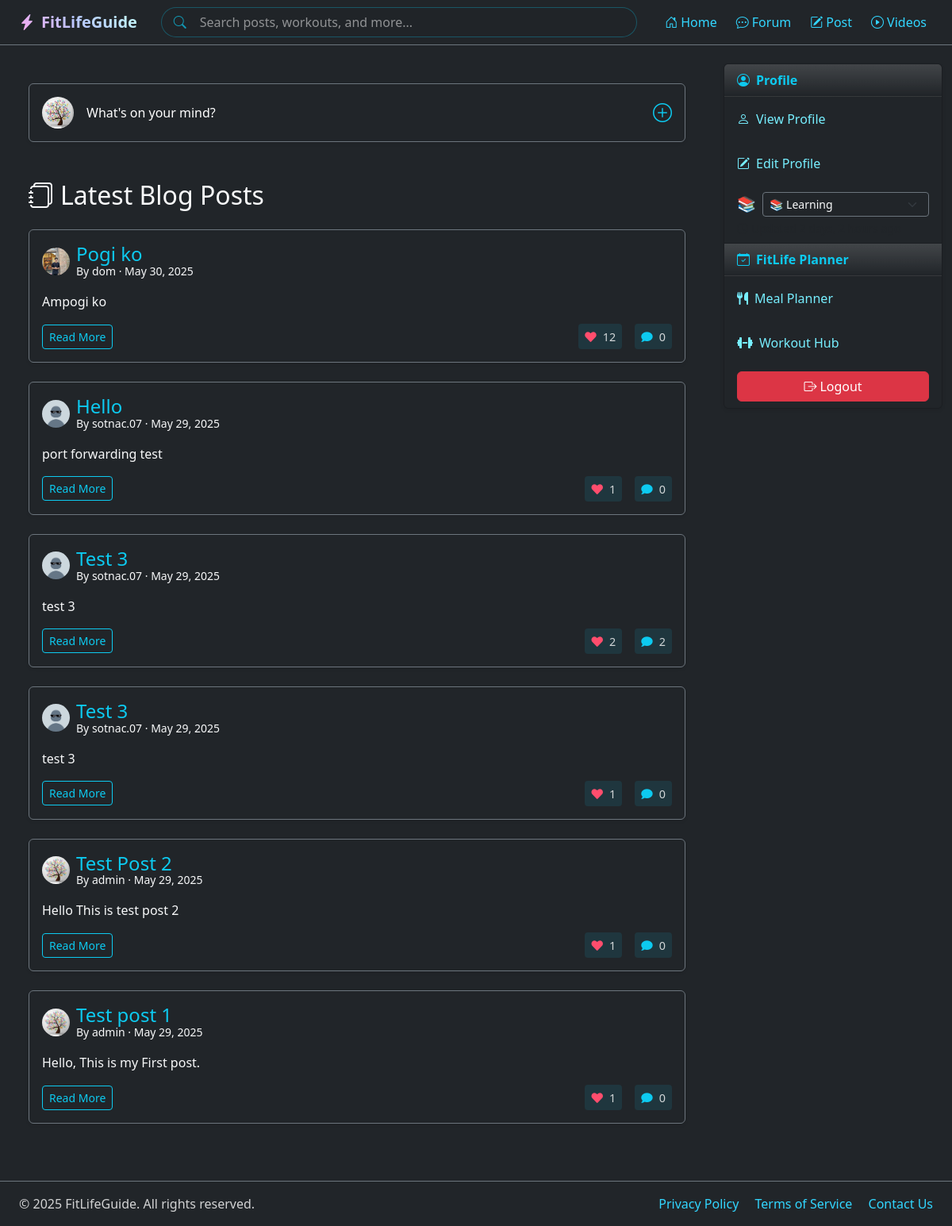
The page /posts/ (signed in) on the database its author committed.
### users/models.py (models this page shows, shortened)
class Profile(models.Model):
    STATUS_CHOICES = [
        ('💪', 'Working Out'),
        ('🏃', 'Running'),
        ('🧘', 'Meditating'),
        ('🥗', 'Eating Healthy'),
        ('😴', 'Resting'),
        ('🎯', 'Focused'),
        ('🌟', 'Feeling Great'),
        ('🔋', 'Low Energy'),
        ('🎮', 'Taking a Break'),
        ('📚', 'Learning'),
    ]
    user = models.OneToOneField(User, on_delete=models.CASCADE)
    location = models.CharField(max_length=100, blank=True)
    bio = models.TextField(max_length=500, blank=True)
    birth_date = models.DateField(null=True, blank=True)
    avatar = models.ImageField(upload_to='profile_pics', default='profile_pics/default-avatar.png')
    cover_image = models.ImageField(upload_to='cover_pics', default='cover_pics/default-cover.jpg')
    status = models.CharField(max_length=2, choices=STATUS_CHOICES, default='🌟')
    status_updated_at = models.DateTimeField(auto_now=True)

### community/models.py (models this page shows, shortened)
class BlogPost(models.Model):
    title = models.CharField(max_length=200)
    slug = models.SlugField(unique=True, blank=True)
    author = models.ForeignKey(User, on_delete=models.CASCADE, related_name='blog_posts')
    content = models.TextField()
    created_at = models.DateTimeField(auto_now_add=True)
    updated_at = models.DateTimeField(auto_now=True)
    published = models.BooleanField(default=False)
    likes = models.ManyToManyField(User, related_name='blog_post_likes', blank=True)
    class Meta:
        ordering = ['-created_at']
    def total_likes(self):
        return self.likes.count()

### community/views.py (the view)
# urls.py: path('posts/', views.posts_view, name='posts'),
def posts_view(request):
    posts = BlogPost.objects.filter(published=True).select_related('author', 'author__profile').prefetch_related('likes', 'comments')
    return render(request, 'community/posts.html', {'posts': posts})

### community/templates/community/posts.html (shortened to what this page needs)
{% extends 'mainpage/base.html' %}
{% load static %}
{% block content %}
<div class="container my-5 text-light" style="max-width: 900px; margin-left: auto; margin-right: auto; padding-left: 1.5rem; padding-right: 1.5rem;">
  {% if user.is_authenticated %}
  <div id="createPostCard" class="card bg-dark border-secondary text-white shadow-sm mb-5 p-3" style="cursor: pointer;">
    <div class="d-flex align-items-center">
      <img src="{{ user.profile.avatar.url }}" class="rounded-circle me-3" alt="{{ user.username }}'s avatar"
           style="width: 40px; height: 40px; object-fit: cover;">
      <span class="text-white flex-grow-1">What's on your mind?</span>
      <i class="bi bi-plus-circle h4 text-info mb-0"></i>
    </div>
  </div>
  {% endif %}
  <h2 class="mb-4"><i class="bi bi-journals me-2"></i>Latest Blog Posts</h2>
  {% for post in posts %}
  <div class="card bg-dark border-secondary text-light mb-4 shadow-sm post-card">
    <div class="card-body">
      <div class="d-flex align-items-center mb-3">
        <img src="{{ post.author.profile.avatar.url }}" class="rounded-circle me-2"
             alt="{{ post.author.username }}'s avatar" style="width: 35px; height: 35px; object-fit: cover;">
        <div>
          <h4 class="card-title mb-0">
            <a href="{% url 'post_detail' slug=post.slug %}" class="text-decoration-none text-info">
              {{ post.title }}
            </a>
          </h4>
          <p class="card-subtitle small mb-0 text-light">
            By {{ post.author.username }} · {{ post.created_at|date:"M d, Y" }}
          </p>
        </div>
      </div>
      <p class="card-text">
        {{ post.content|truncatewords:40 }}
      </p>
      <div class="d-flex align-items-center mt-3">
        <a href="{% url 'post_detail' slug=post.slug %}" class="btn btn-outline-info btn-sm me-auto">Read More</a>
        <div class="d-flex align-items-center ms-3">
          {% if user.is_authenticated %}
          <form action="{% url 'like_post' post.slug %}" method="post" class="me-3">
            <button type="submit" class="post-stat like-btn {% if user in post.likes.all %}liked{% endif %}">
              <i class="fas fa-heart"></i>
              <span class="ms-1 like-count">{{ post.total_likes }}</span>
            </button>
          </form>
          {% else %}
          <a href="{% url 'login' %}" class="post-stat me-3 no-hover">
            <i class="fas fa-heart"></i>
            <span class="ms-1">{{ post.total_likes }}</span>
          </a>
          {% endif %}
          <a href="{% url 'post_detail' slug=post.slug %}#comments" class="post-stat">
            <i class="fas fa-comment"></i>
            <span class="ms-1">{{ post.comments.count }}</span>
          </a>
        </div>
      </div>
    </div>
  </div>
  {% empty %}
  <p class="text-light">No posts have been published yet.</p>
  {% endfor %}
</div>
<link rel="stylesheet" href="https://cdnjs.cloudflare.com/ajax/libs/font-awesome/5.15.4/css/all.min.css">
{% endblock %}

### mainpage/templates/mainpage/base.html (shortened to what this page needs)
{% load static %}
<!DOCTYPE html>
<html lang="en">
<head>
    <link href="https://cdn.jsdelivr.net/npm/bootstrap@5.3.3/dist/css/bootstrap.min.css" rel="stylesheet">
    <link href="https://cdn.jsdelivr.net/npm/bootstrap-icons@1.10.5/font/bootstrap-icons.css" rel="stylesheet">
    <link rel="stylesheet" href="{% static 'mainpage/styles.css' %}">
</head>
<body class="bg-dark text-light d-flex flex-column min-vh-100">
    <nav class="navbar navbar-expand-lg navbar-dark bg-dark sticky-top border-bottom border-secondary">
        <div class="container-fluid px-4">
            <a class="navbar-brand grad fw-bold" href="{% url 'home' %}">
                <i class="bi bi-lightning-charge-fill me-2"></i>FitLifeGuide
            </a>
            <div class="collapse navbar-collapse" id="navbarNav">
                {% if user.is_authenticated %}
                <form class="d-flex mx-auto search-form my-2 my-lg-0" role="search" method="get" action="{% url 'home' %}">
                    <div class="input-group search-group">
                        <div class="position-relative w-100">
                            <i class="bi bi-search position-absolute search-icon"></i>
                            <input type="search"
                                   class="form-control search-input rounded-pill border-cyan ps-5"
                                   placeholder="Search posts, workouts, and more..."
                                   name="q"
                                   aria-label="Search"
                                   autocomplete="off">
                        </div>
                    </div>
                </form>
                {% endif %}
                <ul class="navbar-nav ms-auto align-items-center gap-2">
                    <li class="nav-item {% if not user.is_authenticated %}text-center{% endif %}">
                        <a class="nav-link text-cyan d-inline-block" href="{% url 'home' %}">
                            <i class="bi bi-house-door me-1"></i>Home
                        </a>
                    </li>
                    {% if user.is_authenticated %}
                    <li class="nav-item d-lg-inline-block text-center">
                        <a class="nav-link text-cyan d-inline-block" href="{% url 'forum_list' %}">
                            <i class="bi bi-chat-dots me-1"></i>Forum
                        </a>
                    </li>
                    <li class="nav-item d-lg-inline-block text-center">
                        <a class="nav-link text-cyan d-inline-block" href="{% url 'posts' %}">
                            <i class="bi bi-pencil-square me-1"></i>Post
                        </a>
                    </li>
                    <li class="nav-item d-lg-inline-block text-center">
                        <a class="nav-link text-cyan d-inline-block" href="{% url 'videos' %}">
                            <i class="bi bi-play-circle me-1"></i>Videos
                        </a>
                    </li>
                    {% endif %}
                </ul>
            </div>
        </div>
    </nav>
    <div class="container-fluid flex-grow-1  pb-4">
        <div class="row">
            <div class="{% if user.is_authenticated %}col-lg-9 col-md-8{% else %}col-12{% endif %}">
                {% block content %}{% endblock %}
            </div>
            {% if user.is_authenticated %}
            <aside class="col-lg-3 col-md-4 d-none d-lg-block">
                {% block sidebar %}
                <div class="card bg-dark text-light shadow-sm sticky-top" style="top: 80px;">
                    <div class="card-header bg-gradient text-info fw-bold">
                        <i class="bi bi-person-circle me-2"></i>Profile
                    </div>
                    <ul class="list-group list-group-flush">
                        <li class="list-group-item bg-dark border-secondary">
                            <a href="{% url 'profile' %}" class="text-decoration-none text-aqua d-block py-2">
                                <i class="bi bi-person me-2"></i>View Profile
                            </a>
                        </li>
                        <li class="list-group-item bg-dark border-secondary">
                            <a href="{% url 'edit_profile' %}" class="text-decoration-none text-aqua d-block py-2">
                                <i class="bi bi-pencil-square me-2"></i>Edit Profile
                            </a>
                        </li>
                        <li class="list-group-item bg-dark border-secondary">
                            <div class="d-flex align-items-center">
                                <span class="current-status me-2" style="font-size: 1.2em;">{{ user.profile.status }}</span>
                                <select id="statusUpdate" class="form-select form-select-sm bg-dark text-light border-secondary" style="font-family: system-ui;">
                                    {% for emoji, text in user.profile.STATUS_CHOICES %}
                                    <option value="{{ emoji }}" {% if user.profile.status == emoji %}selected{% endif %}>
                                        {{ emoji }} {{ text }}
                                    </option>
                                    {% endfor %}
                                </select>
                            </div>
                            <small class="text-muted d-block mt-1">
                                <i class="bi bi-clock me-1"></i>Updated {{ user.profile.status_updated_at|timesince }} ago
                            </small>
                        </li>
                    </ul>
                    <div class="card-header bg-gradient text-info fw-bold">
                        <i class="bi bi-calendar-check me-2"></i>FitLife Planner
                    </div>
                    <ul class="list-group list-group-flush">
                        <li class="list-group-item bg-dark border-secondary">
                            <a href="{% url 'tools:meal_planner' %}" class="text-decoration-none text-aqua d-block py-2">
                                <i class="fa-solid fa-utensils me-2"></i>Meal Planner
                            </a>
                        </li>
                        <li class="list-group-item bg-dark border-secondary">
                            <a href="{% url 'tools:workout_hub' %}" class="text-decoration-none text-aqua d-block py-2">
                                <i class="fa-solid fa-dumbbell me-2"></i>Workout Hub
                            </a>
                        </li>
                        <li class="list-group-item bg-dark border-secondary">
                            <form action="{% url 'logout' %}" method="post" class="m-0 p-0">
                                <button type="submit" class="btn btn-danger w-100">
                                    <i class="bi bi-box-arrow-right me-1"></i>Logout
                                </button>
                            </form>
                        </li>
                    </ul>
                </div>
                {% endblock %}
            </aside>
            {% endif %}
        </div>
    </div>
    <footer class="mt-auto py-3 bg-dark border-top border-secondary">
        <div class="container-fluid px-4">
            <div class="row align-items-center">
                <div class="col-md-6 text-center text-md-start">
                    <span class="text-light-emphasis">&copy; {% now "Y" %} FitLifeGuide. All rights reserved.</span>
                </div>
                <div class="col-md-6 text-center text-md-end mt-3 mt-md-0">
                    <a href="#" class="text-cyan text-decoration-none me-3 hover-bright">Privacy Policy</a>
                    <a href="#" class="text-cyan text-decoration-none me-3 hover-bright">Terms of Service</a>
                    <a href="#" class="text-cyan text-decoration-none hover-bright">Contact Us</a>
                </div>
            </div>
        </div>
    </footer>
</body>
</html>

### mainpage/static/mainpage/styles.css (style rules this page uses)
.grad { background: -webkit-linear-gradient(45deg,#fda3ea,#b8c9ff,#c6fffa); background-clip: text; -webkit-text-fill-color: transparent; }
.border-cyan { border: 1px solid cyan; }
.list-group-item { border: none; }
.text-cyan { color:#32d6ff; }
.text-aqua { color:#77efff; }

### community/templates/community/posts.html (style rules this page uses)
.post-card { border: 1px solid rgba(255, 255, 255, 0.1); }
.post-card .fa-heart, .post-card .fa-comment { font-size: 0.9rem; }
.post-stat { background-color: rgba(13, 202, 240, 0.1); padding: 0.25rem 0.5rem; border-radius: 0.25rem; color: #fff; text-decoration: none; border: none; cursor: pointer; transition: all 0.2s ease; }
.post-stat.like-btn { outline: none; }
.post-stat .fa-heart { color: rgba(255, 255, 255, 0.5); transition: all 0.2s ease; }
.post-stat.liked .fa-heart { color: #ff4d6d; animation: heartBeat 0.3s ease-in-out; }
.post-stat .fa-comment { color: #0dcaf0; transition: transform 0.2s ease; }
.post-stat span { font-size: 0.9rem; color: rgba(255, 255, 255, 0.8); }

### mainpage/templates/mainpage/base.html (style rules this page uses)
.text-light-emphasis { color: rgba(255, 255, 255, 0.8) !important; }
.search-form { width: 100%; max-width: 300px; }
@media (min-width: 768px) { .search-form { max-width: 400px; } }
@media (min-width: 992px) { .search-form { max-width: 500px; } }
@media (min-width: 1200px) { .search-form { max-width: 600px; } }
.search-group { transition: all 0.3s ease; width: 100%; }
.search-input { background-color: rgba(33, 37, 41, 0.8) !important; color: #fff !important; border: 1px solid rgba(13, 202, 240, 0.3) !important; transition: all 0.3s ease; padding-right: 2.5rem; }
.search-input::placeholder { color: rgba(255, 255, 255, 0.5); }
.search-icon { color: rgba(13, 202, 240, 0.7); top: 50%; transform: translateY(-50%); left: 1rem; z-index: 4; pointer-events: none; transition: all 0.3s ease; }

### rows shown on the page
BlogPost: author.profile.avatar (picture), title "Pogi ko", author.username "dom", created_at "May 30, 2025", content "Ampogi ko", total_likes "12", comments.count "0"
BlogPost: author.profile.avatar (placeholder picture), title "Hello", author.username "sotnac.07", created_at "May 29, 2025", content "port forwarding test", total_likes "1", comments.count "0"
BlogPost: author.profile.avatar (placeholder picture), title "Test 3", author.username "sotnac.07", created_at "May 29, 2025", content "test 3", total_likes "2", comments.count "2"
BlogPost: author.profile.avatar (placeholder picture), title "Test 3", author.username "sotnac.07", created_at "May 29, 2025", content "test 3", total_likes "1", comments.count "0"
BlogPost: author.profile.avatar (picture), title "Test Post 2", author.username "admin", created_at "May 29, 2025", content "Hello This is test post 2", total_likes "1", comments.count "0"
BlogPost: author.profile.avatar (picture), title "Test post 1", author.username "admin", created_at "May 29, 2025", content "Hello, This is my First post.", total_likes "1", comments.count "0"

### other values the page prints
{{ user.profile.status }} "📚"
